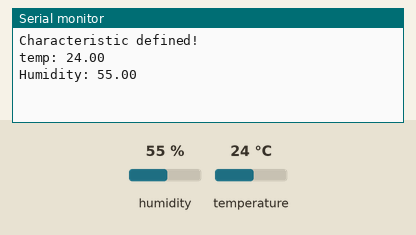
Simulated run of this sketch. Board: ESP32. Shown: the last lines printed to the serial monitor. Inputs (shaded band) come from the test bench; at power-on: humidity 55 %, temperature 24 °C. Nothing arrives over Bluetooth unless stated; a phone connects over Bluetooth LE 3 s after start.

Above: at 3.2 s.
3.3 s: humidity set to 22 %
At 5.4 s:
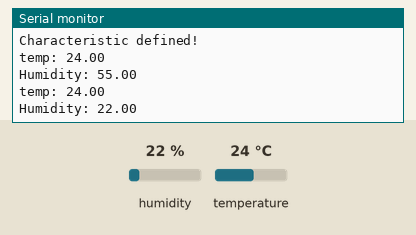
6.0 s: temperature set to 12 °C
At 6.6 s:
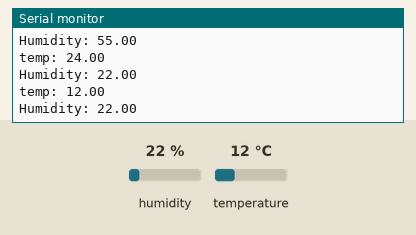
8.7 s: humidity set to 40 %
At 11.4 s:
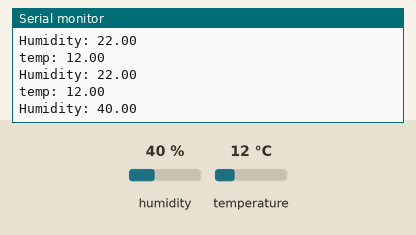
Timing chart, 0 to 12.9 s (numbered marks = the images above; inputs shaded):
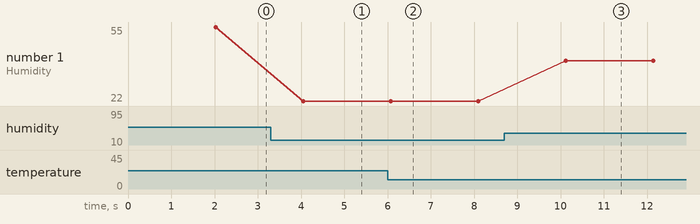

The sketch:

Temp.ino
```cpp
#include <DHT.h>
#include <BLEServer.h>
#include <BLEDevice.h>
#include <BLEUtils.h>
#include <BLECharacteristic.h>

#define bleServerName "ESP32_Smoke_Sensor"
#define SERVICE_UUID "d9ef7f1a-9f13-4762-ad46-0ca444dc0733"
#define smokeCharacteristicUUID "9f8230a6-3921-427a-99de-d675cf1352aa"

BLEServer *pServer;
BLEService *pService;
BLECharacteristic *smokeCharacteristic;
BLEAdvertising *pAdvertising;

bool deviceConnected = false;

class MyServerCallbacks: public BLEServerCallbacks {
  void onConnect(BLEServer* pServer) {
    deviceConnected = true;
  };
  void onDisconnect(BLEServer* pServer) {
    deviceConnected = false;
    pServer->startAdvertising();
  }
};


DHT dht(26, DHT11);
void setup() {
  // put your setup code here, to run once:
  dht.begin();
  delay(2000);

  Serial.begin(115200);


  // Create the BLE Device
  BLEDevice::init(bleServerName);

  // Create the BLE Server
  pServer = BLEDevice::createServer();
  pServer->setCallbacks(new MyServerCallbacks());

  // Create the BLE Service
  pService = pServer->createService(SERVICE_UUID);

  // Create BLE Characteristics and corresponding Descriptors
  smokeCharacteristic = pService->createCharacteristic(
                                smokeCharacteristicUUID,
                                BLECharacteristic::PROPERTY_READ ||
                                BLECharacteristic::PROPERTY_WRITE ||
                                BLECharacteristic::PROPERTY_NOTIFY );
  BLEDescriptor smokeDescriptor(BLEUUID((uint16_t)0x2901));
  smokeDescriptor.setValue("Smoke level number.");
  smokeCharacteristic->addDescriptor(&smokeDescriptor);

  pService->start();
  // Start advertising
  pAdvertising = BLEDevice::getAdvertising();

  pAdvertising->addServiceUUID(SERVICE_UUID);
  pAdvertising->setScanResponse(true);
  pAdvertising->setMinPreferred(0x06);
  pAdvertising->setMinPreferred(0x12);
  pServer->getAdvertising()->start();

  Serial.println("Characteristic defined!");

}

void loop() {
  // put your main code here, to run repeatedly:
  float temp = dht.readTemperature();
  float humidity = dht.readHumidity();

  Serial.print("temp: ");
  Serial.println(temp);

  Serial.print("Humidity: ");
  Serial.print(humidity);
  Serial.print("\n");

  delay(2000);
}
```

Measured:
- after the input at 3.3 s, the serial monitor: prints a new line after 0.75 s (image 1)
- after the input at 6.0 s, the serial monitor: prints a new line after 0.07 s (image 2)
- after the input at 8.7 s, the serial monitor: prints a new line after 1.4 s (image 3)
- plotted number 1: 55 → 22 after the input at 3.3 s, 22 → 40 after the input at 8.7 s
